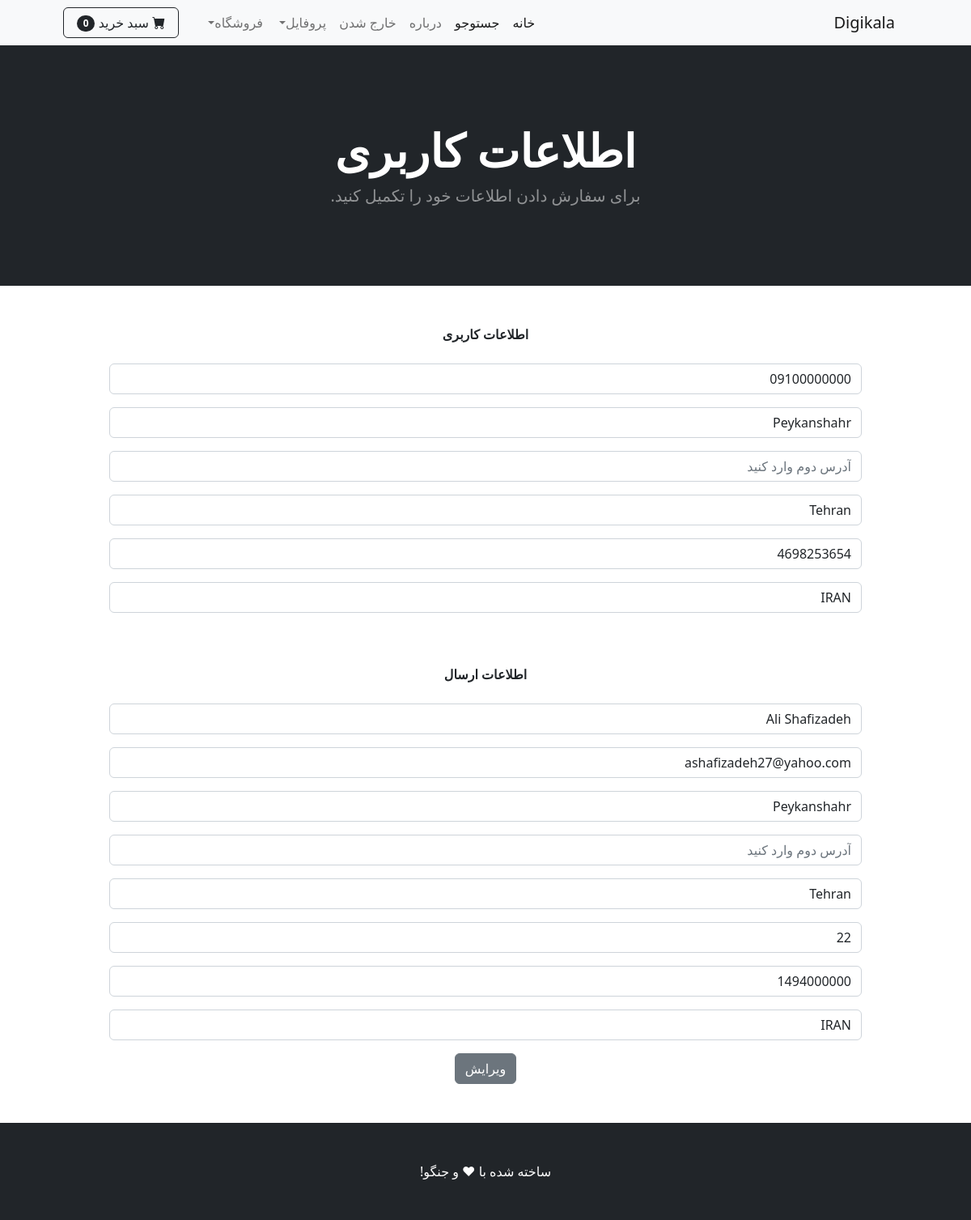
The page /update_info/ (signed in) on the database its author committed.
### shop/models.py (models this page shows, shortened)
class Profile(models.Model):
    user = models.OneToOneField(User, on_delete=models.CASCADE)
    date_modified = models.DateTimeField(User, auto_now=True)
    phone = models.CharField(max_length=25, blank=True)
    address1 = models.CharField(max_length=250, blank=True)
    address2 = models.CharField(max_length=250, blank=True)
    city = models.CharField(max_length=25, blank=True)
    zipcode = models.CharField(max_length=25, blank=True)
    country = models.CharField(max_length=25, default='IRAN')
    old_cart = models.CharField(max_length=200, blank=True, null=True)

### payment/models.py (models this page shows, shortened)
class ShippingAddress(models.Model):
    user = models.ForeignKey(User, on_delete=models.CASCADE, null=True, blank=True)
    shipping_full_name = models.CharField(max_length=250)
    shipping_email = models.CharField(max_length=300)
    shipping_phone = models.CharField(max_length=25, blank=True)
    shipping_address1 = models.CharField(max_length=250, blank=True)
    shipping_address2 = models.CharField(max_length=250, blank=True, null=True)
    shipping_city = models.CharField(max_length=25, blank=True)
    shipping_state = models.CharField(max_length=25, blank=True, null=True)
    shipping_zipcode = models.CharField(max_length=25, blank=True, null=True)
    shipping_country = models.CharField(max_length=25, default='IRAN')
    shipping_old_cart = models.CharField(max_length=200, blank=True, null=True)
    class Meta:
        verbose_name_plural = 'Shipping Address'

### shop/views.py (the view)
# urls.py: path('update_info/', views.update_info, name="update_info"),
def update_info(request):
    if request.user.is_authenticated:
        current_user = Profile.objects.get(user__id=request.user.id)
        shipping_user = ShippingAddress.objects.get(user__id=request.user.id)
        form = UpdateUserInfo(request.POST or None, instance=current_user)
        shipping_form = ShippingForm(request.POST or None, instance=shipping_user)
        if form.is_valid() or shipping_form.is_valid():
            form.save()
            shipping_form.save()
            messages.success(request, 'اطلاعات کاربری شما ویرایش شد.')
            return redirect('home')
        return render(request, 'update_info.html', {'form': form, 'shipping_form': shipping_form})
    else:
        messages.success(request, 'ابتدا باید وارد شوید')
        return redirect('home')

### cart/cart.py (called while the page is built)
    def __len__(self):
        return sum(self.cart.values())

### cart/context_processors.py (called while the page is built)
def cart(request):
    return {'cart':Cart(request)}

### shop/templates/update_info.html (shortened to what this page needs)
{% extends 'base.html' %}
{% load static %}
{% block content %}
<header class="bg-dark py-5">
    <div class="container px-4 px-lg-5 my-5">
        <div class="text-center text-white">
            <h1 class="display-4 fw-bolder text-white">اطلاعات کاربری</h1>
            <p class="lead fw-normal text-white-50 mb-0">برای سفارش دادن اطلاعات خود را تکمیل کنید.</p>
        </div>
    </div>
</header>
<br><br>
<div class="container">
    <div class="row justify-content-center">
        <center>
            <div class="col-10">
                <strong>اطلاعات کاربری</strong>
                <br><br>
                <form method="POST" action="{% url 'update_info' %}">
                        {{ form.as_p }}
                        <br><br>
                    <strong>اطلاعات ارسال</strong>
                    <br><br>
                    {{ shipping_form.as_p }}
                    <button type="submit" class="btn btn-secondary">ویرایش</button>
                </form>
             </div>
        </center>
    </div>
</div>
<br><br>
{% endblock %}

### rows shown on the page
Profile: phone "09100000000", address1 "Peykanshahr", city "Tehran", zipcode "4698253654", country "IRAN"
ShippingAddress: shipping_full_name "Ali Shafizadeh", shipping_email "ashafizadeh27@yahoo.com", shipping_address1 "Peykanshahr", shipping_city "Tehran", shipping_state "22", shipping_zipcode "1494000000", shipping_country "IRAN"

### other values the page prints
{{ cart|length }} "0"
